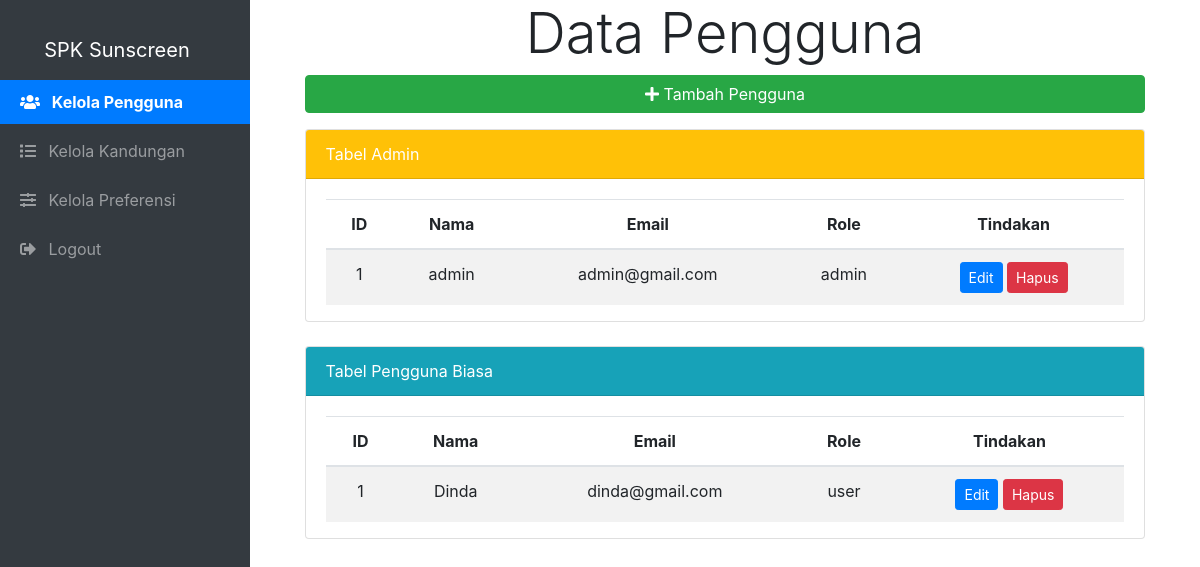
The app's page /admin/kelola_pengguna.php (signed in) with its own data.
### tables this page shows
CREATE TABLE `pengguna` (
  `id_pengguna` int(11) NOT NULL,
  `nama` varchar(255) NOT NULL,
  `email` varchar(255) NOT NULL,
  `password` varchar(255) NOT NULL,
  `role` enum('user','admin') NOT NULL DEFAULT 'user'
);

### admin/kelola_pengguna.php (the view, shortened to what this page needs)
<?php
require_once '../functions.php';
$query_admin = "SELECT id_pengguna, nama, email, role FROM pengguna WHERE role = 'admin'";
$result_admin = $conn->query($query_admin);
$query_user = "SELECT id_pengguna, nama, email, role FROM pengguna WHERE role != 'admin'";
$result_user = $conn->query($query_user);
?>
<?php
include_once('../template.php');
?>
<div class="container">
    <div class="display-4 text-center mb-2">
        Data Pengguna
    </div>
    <div class="row mt-2 mb-5">
        <div class="col-md-11 mx-auto">
            <div class="mb-3">
                <a href="tambah_pengguna.php" class="btn btn-success btn-block"><i class="fa fa-plus"></i> Tambah Pengguna</a>
            </div>
            <?php if ($result_admin->num_rows > 0): ?>
                <div class="card mb-4">
                    <div class="card-header badge-warning text-white">
                        <div class="display-6">Tabel Admin</div>
                    </div>
                    <div class="card-body pb-0 mb-0">
                        <table class="table table-hover table-striped text-center">
                            <thead>
                                <tr>
                                    <th>ID</th>
                                    <th>Nama</th>
                                    <th>Email</th>
                                    <th>Role</th>
                                    <th>Tindakan</th>
                                </tr>
                            </thead>
                            <tbody>
                                <?php $no_admin = 1; ?>
                                <?php while ($row_admin = $result_admin->fetch_assoc()): ?>
                                    <tr>
                                        <td><?php echo $no_admin++; ?></td>
                                        <td><?php echo $row_admin['nama']; ?></td>
                                        <td><?php echo $row_admin['email']; ?></td>
                                        <td><?php echo $row_admin['role']; ?></td>
                                        <td>
                                            <a href="edit_pengguna.php?id=<?php echo $row_admin['id_pengguna']; ?>" class="btn btn-sm btn-primary">Edit</a>
                                            <a href="hapus_pengguna.php?id=<?php echo $row_admin['id_pengguna']; ?>" class="btn btn-sm btn-danger" onclick="return confirm('Apakah Anda yakin ingin menghapus pengguna ini?')">Hapus</a>
                                        </td>
                                    </tr>
                                <?php endwhile; ?>
                            </tbody>
                        </table>
                    </div>
                </div>
            <?php else: ?>
                <p>Tidak ada pengguna dengan role Admin.</p>
            <?php endif; ?>
            <?php if ($result_user->num_rows > 0): ?>
                <div class="card">
                    <div class="card-header badge-info">
                        <div class="display-6">Tabel Pengguna Biasa</div>
                    </div>
                    <div class="card-body pb-0 mb-0">
                        <table class="table table-hover table-striped text-center">
                            <thead>
                                <tr>
                                    <th>ID</th>
                                    <th>Nama</th>
                                    <th>Email</th>
                                    <th>Role</th>
                                    <th>Tindakan</th>
                                </tr>
                            </thead>
                            <tbody>
                                <?php $no_user = 1; ?>
                                <?php while ($row_user = $result_user->fetch_assoc()): ?>
                                    <tr>
                                        <td><?php echo $no_user++; ?></td>
                                        <td><?php echo $row_user['nama']; ?></td>
                                        <td><?php echo $row_user['email']; ?></td>
                                        <td><?php echo $row_user['role']; ?></td>
                                        <td>
                                            <a href="edit_pengguna.php?id=<?php echo $row_user['id_pengguna']; ?>" class="btn btn-sm btn-primary">Edit</a>
                                            <a href="hapus_pengguna.php?id=<?php echo $row_user['id_pengguna']; ?>" class="btn btn-sm btn-danger" onclick="return confirm('Apakah Anda yakin ingin menghapus pengguna ini?')">Hapus</a>
                                        </td>
                                    </tr>
                                <?php endwhile; ?>
                            </tbody>
                        </table>
                    </div>
                </div>
            <?php else: ?>
                <p>Tidak ada pengguna selain Admin.</p>
            <?php endif; ?>
        </div>
    </div>
</div>

### template.php (style rules this page uses)
body { display: flex; min-height: 100vh; margin: 0; padding: 0; }

### records on screen
pengguna: nama "admin", email "admin@gmail.com", role "admin"
pengguna: nama "Dinda", email "dinda@gmail.com", role "user"
